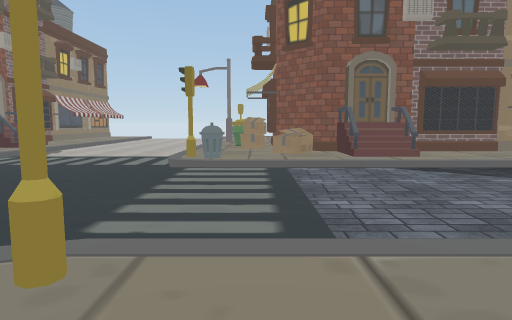
view 1 (above)

21 first-person views from a walk through a scene from a Unity 3-D project. The camera is 1.2 m above the floor, tilts 6° down and sees 75° across. The floor is counted in squares, 2 m on a side. Each view is taken from the middle of a square. On the plan, view 1 faces up. The plan holds only what a view shows up to about 10 squares ahead; the rest is blank. Some surface patterns are stand-ins.

view 2
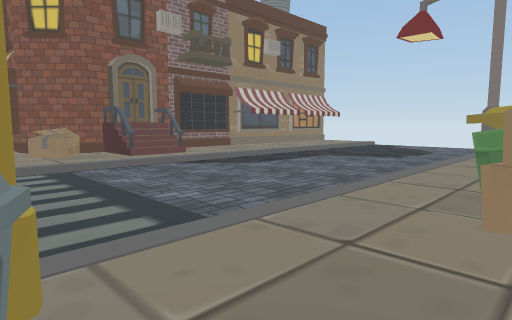

view 3
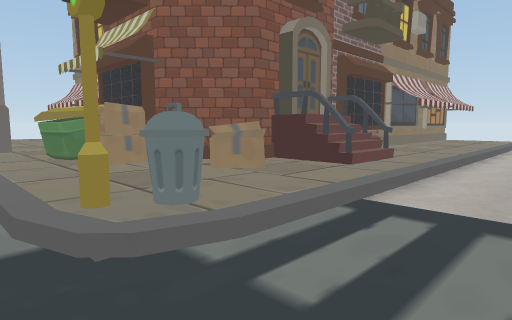

view 4
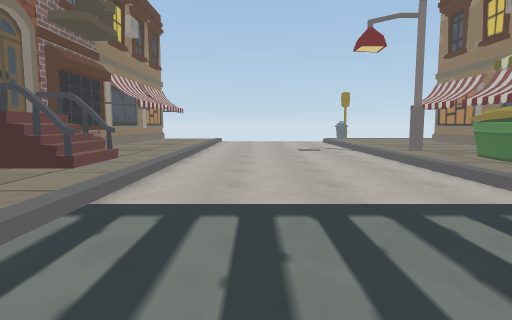

view 5
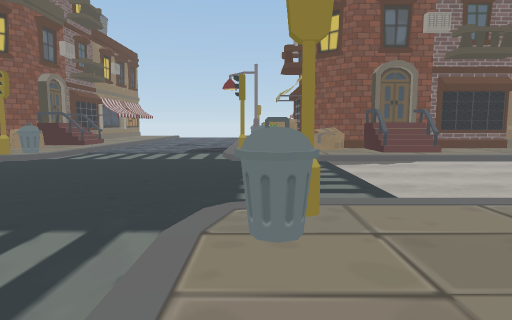

view 6
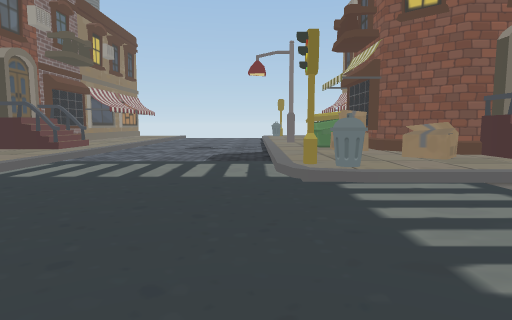

view 7
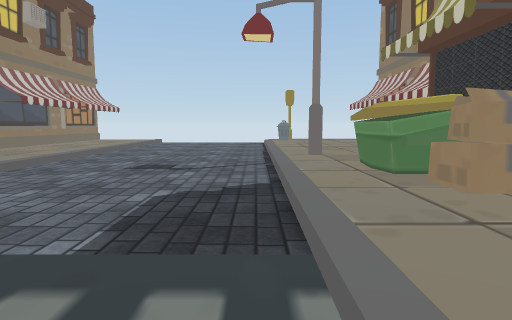

view 8
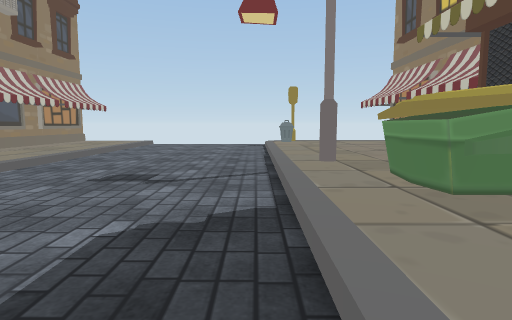

view 9
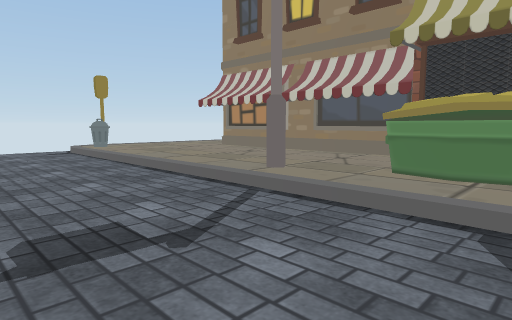

view 10
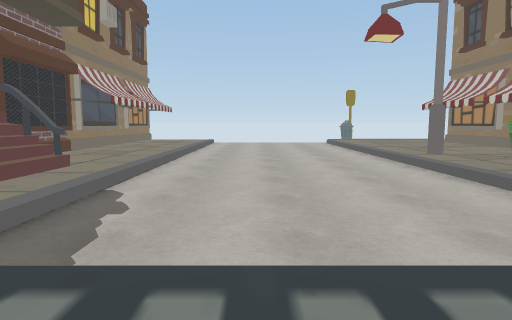

view 11
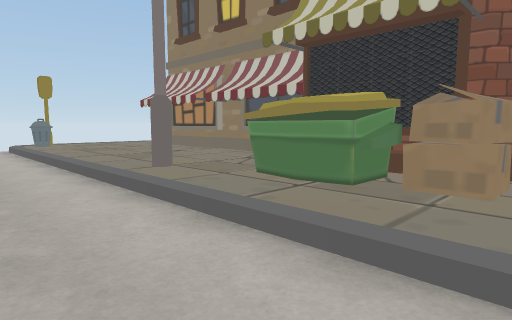

view 12
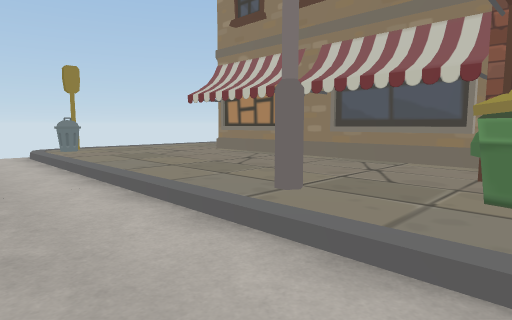

view 13
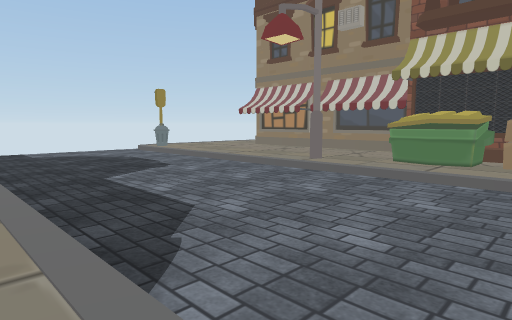

view 14
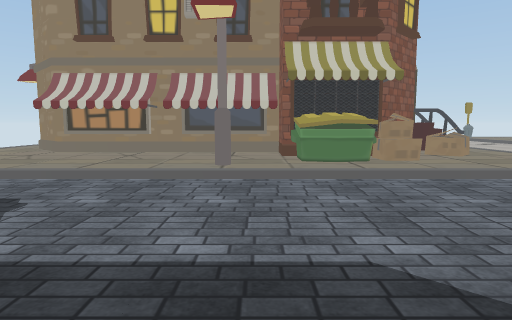

view 15
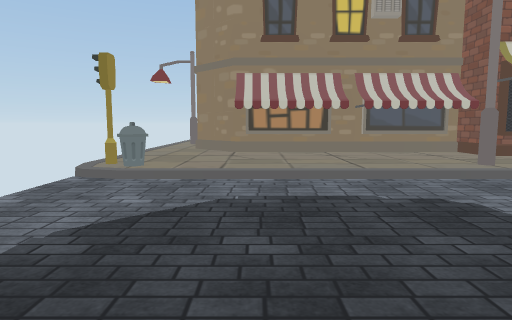

view 16
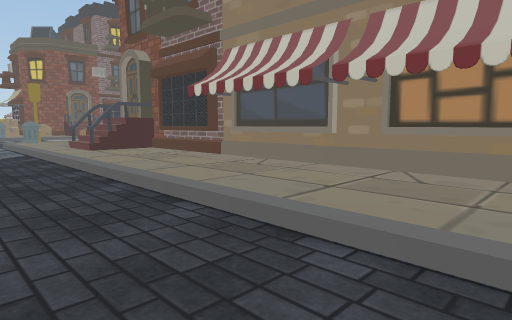

view 17
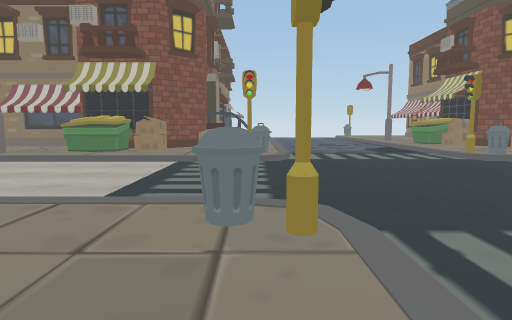

view 18
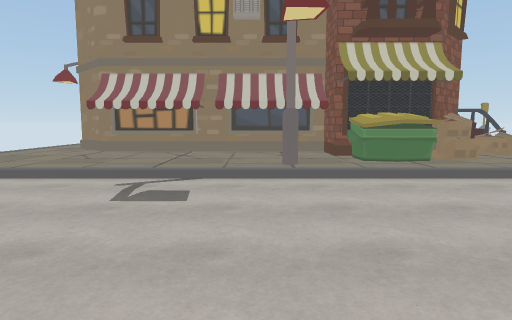

view 19
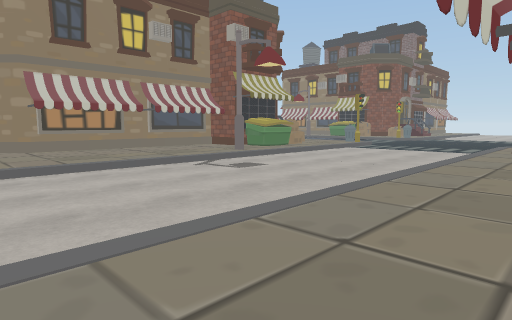

view 20
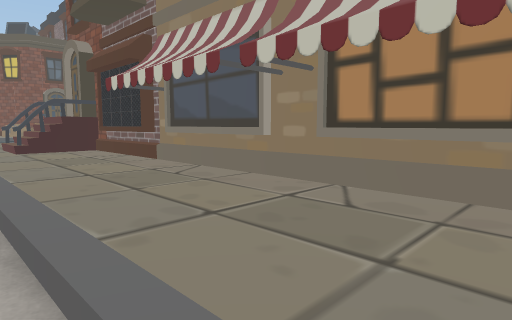

view 21
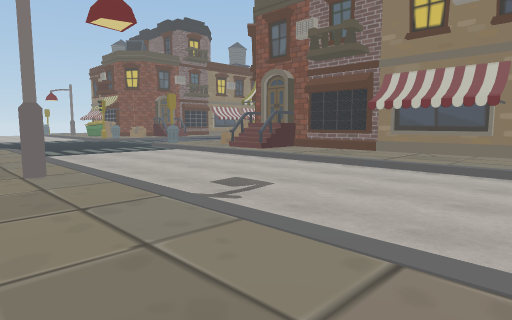

### Floor plan
Key: @ floor where view 1 was taken; # wall or solid block; . main floor; : floor 0.25 m higher than the main floor; = window, fence, low wall or low ledge; U dumpster; B box.
Columns run from 18 left of view 1 to 10 right of it. Each row starts with its distance up from view 1.
 18                  #
 17                 .#:::
 16           #::   .:::#
 15           # :   .:::#
 14           #::   .:::#
 13           # :   .:: #
 12           #::.  .#::#
 11           #::.  .:::#
 10           ##:. ..:U##
  9  :######  ##:.  .:###
  8  :#::#:####B:. ..:::#########
  7  ::::::#U#:::....::B##:: : :
  6 =#::::#:::::=....#:::::::::::
  5  ............................
  4  ............................
  3  ............................
  2  ............................
  1  :::::::##::#....#:::::#::::#
  0  #:#::::##B::....:@:#U:::::::
 -1  ##########::.  .:B###::#::::
 -2           ##:.  .### #######:
 -3          ##U:.  .=##       #:
 -4          # ::.  .::#
 -5          #::#.  .::#
 -6          # ::.  .:##
 -7          #:::.  .::#
 -8          # ::.  .:##
 -9         ##:::.  .::#
-10         ::::    .::#

Positions as (right, up) in squares from view 1, and headings:
1: (0, 0), facing up
2: (-1, 0), facing up-right
3: (-3, 2), facing down-right
4: (-3, 2), facing down
5: (1, 6), facing left
6: (-2, 5), facing left
7: (-6, 5), facing left
8: (-7, 5), facing left
9: (-9, 3), facing up-left
10: (-4, 6), facing up
11: (-3, 8), facing up-right
12: (-3, 10), facing up-right
13: (1, 6), facing down-right
14: (4, 6), facing down
15: (8, 6), facing down
16: (10, 4), facing up-left
17: (1, 1), facing left
18: (-1, -5), facing left
19: (0, -10), facing up-left
20: (-2, -10), facing up-right
21: (-7, -9), facing up-right
